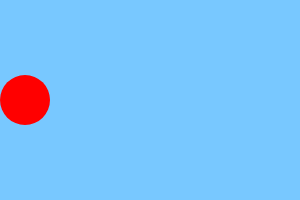
Frame 1 (no input)
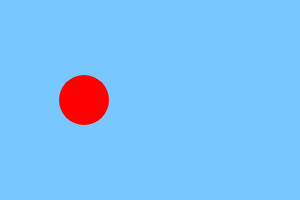
Frame 60 (no input)
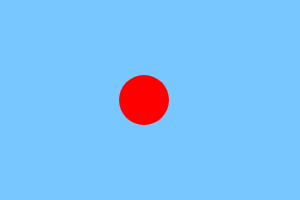
Frame 120 (the mouse pressed at the canvas centre since frame 60)

The p5.js sketch that drew these frames (run headless with seeded random() and noise() and a simulated clock; from frame 60 on, the mouse is pressed at the canvas centre):

// p5.js sketch
// ── sketch.js
var x = 25;
var dir = 1;

function setup() {
  createCanvas(300, 200);
  background(120, 200, 255);
}

function draw() {
  background(120, 200, 255);
  noStroke();
  fill(255, 0, 0);
  ellipse(x, 100, 50, 50);
  if (x > 275 || x < 25) {
    dir = dir * -1;
  }
  x = x + dir;
}
